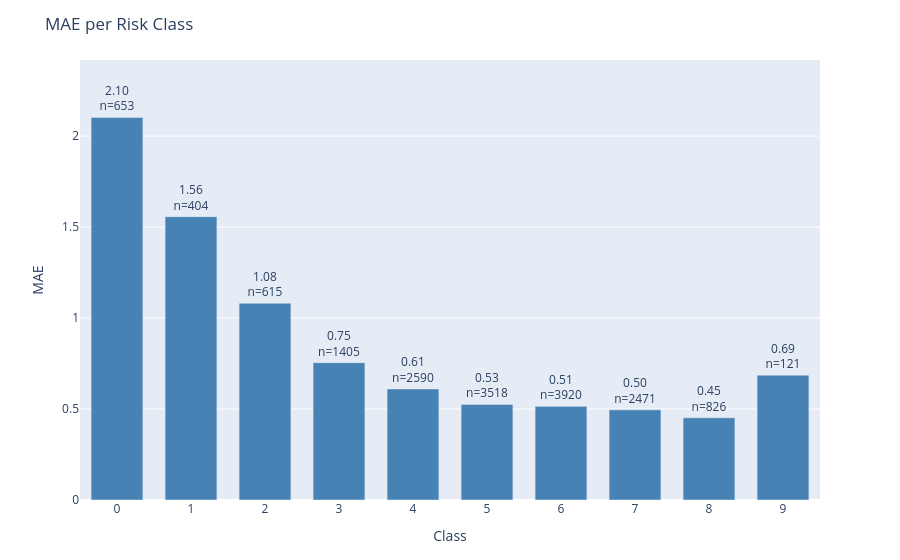

The code cell stored with this chart in its notebook:
### Code cell
plot_error_by_group(
    df=results_test,
    y_true_col='actual',
    y_pred_col='prediction',
    group_by='class',
    metric='mae',
    title='MAE per Risk Class'
)

### Figure 1 — Plotly figure (JSON) as saved in the notebook; plotly's stock layout.template omitted (floating-point values rounded to 4 significant figures)
{"data": [{"marker": {"color": "steelblue"}, "text": ["2.10<br>n=653", "1.56<br>n=404", "1.08<br>n=615", "0.75<br>n=1405", "0.61<br>n=2590", "0.53<br>n=3518", "0.51<br>n=3920", "0.50<br>n=2471", "0.45<br>n=826", "0.69<br>n=121"], "textposition": "outside", "type": "bar", "x": ["0", "1", "2", "3", "4", "5", "6", "7", "8", "9"], "y": [2.103, 1.557, 1.081, 0.7544, 0.61, 0.5253, 0.5145, 0.4953, 0.4516, 0.686]}], "layout": {"bargap": 0.3, "margin": {"b": 60, "t": 60}, "title": {"text": "MAE per Risk Class"}, "uniformtext": {"minsize": 8, "mode": "hide"}, "xaxis": {"title": {"text": "Class"}}, "yaxis": {"range": [0, 2.418], "title": {"text": "MAE"}}}}
